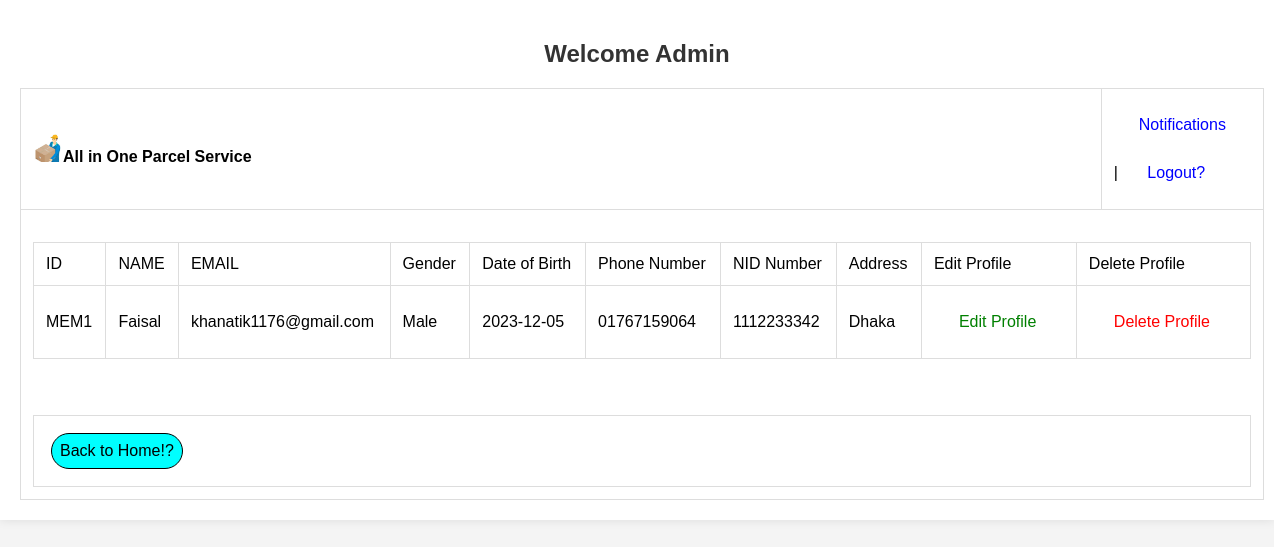
/view/AdminPanel/viewUserPanel.php (signed in), run on the app's committed database.
### tables this page shows
CREATE TABLE `usermanagement` (
  `UserID` varchar(30) NOT NULL,
  `UserName` varchar(30) NOT NULL,
  `UserEmail` varchar(30) NOT NULL,
  `UserGender` varchar(30) NOT NULL,
  `UserDateofBirth` varchar(30) NOT NULL,
  `UserPhoneNumber` varchar(30) NOT NULL,
  `UserNIDNumber` varchar(30) NOT NULL,
  `UserAddress` varchar(30) NOT NULL,
  `UserPassword` varchar(30) NOT NULL,
  `paymentMethod` varchar(30) NOT NULL,
  `Role` varchar(30) NOT NULL
);

### model/UserModel.php (called while the page is built, shortened)
<?php
function getAllUsers()
{
    $con = getConnection();
    $sql = "select * from usermanagement where Role='Member'";
    $result = mysqli_query($con, $sql);
    $username = [];
    while ($row = mysqli_fetch_array($result)) {
        array_push($username, $row);
    }
    return $username;
}
?>

### view/AdminPanel/viewUserPanel.php (the view, shortened to what this page needs)
<?php
$users = getAllUsers();
?>
<!DOCTYPE html>
<html lang="en">
<head>
    <link rel="stylesheet" href="../../asset/css/ViewUserAdminStyl.css">
</head>
<body>
    <form action="">
        <h2 align="center">Welcome
            <?php echo $_SESSION['Username'] ?>
        </h2>
        <table border="1" cellspacing="0" width="100%" cellpadding="10" height="400px">
            <tr>
                <td><img src="../asset/clogo.png" alt="" height="30px"><b>All in One Parcel Service</td>
                <td align="right" colspan="2">
                    <a href="#">Notifications</a> |
                    <a href="../controller/logoutChecker.php">Logout?</a>
                </td>
            </tr>
            <tr>
                <td width="1250px" colspan="2">
                    <table border="1" cellspacing="0" align="center" width="1200px" cellpadding="10">
                        <td align="center">ID</td>
                        <td align="center">NAME</td>
                        <td align="center">EMAIL</td>
                        <td align="center">Gender</td>
                        <td align="center">Date of Birth</td>
                        <td align="center">Phone Number</td>
                        <td align="center">NID Number</td>
                        <td align="center">Address</td>
                        <td align="center">Edit Profile</td>
                        <td align="center">Delete Profile</td>
                        <?php for ($i = 0; $i < count($users); $i++) { ?>
                            <tr>
                                <td align="center">
                                    <?= $users[$i]['UserID'] ?>
                                </td>
                                <td align="center">
                                    <?= $users[$i]['UserName'] ?>
                                </td>
                                <td align="center">
                                    <?= $users[$i]['UserEmail'] ?>
                                </td>
                                <td align="center">
                                    <?= $users[$i]['UserGender'] ?>
                                </td>
                                <td align="center">
                                    <?= $users[$i]['UserDateofBirth'] ?>
                                </td>
                                <td align="center">
                                    <?= $users[$i]['UserPhoneNumber'] ?>
                                </td>
                                <td align="center">
                                    <?= $users[$i]['UserNIDNumber'] ?>
                                </td>
                                <td align="center">
                                    <?= $users[$i]['UserAddress'] ?>
                                </td>
                                <td>
                                    <a href="#" style="color: Green;">
                                        Edit Profile
                                    </a>
                                </td>
                                <td>
                                <a href="#" style="color: red;">
                                    Delete Profile
                                </a>
                                </td>
                            </tr>
                        <?php } ?>
                </td>
            </tr>
        </table>
        <br><br>
        <table align="center" border="0" cellspacing="0" cellpadding="5">
            <tr>
                <td align="center">
                    <a href="../admindashboard.php" style="text-decoration: none;
                    border: 1px solid black; padding:8px; border-radius:20px;
                    background-color: aqua; color: black;">Back to Home!?</a>
                </td>
            </tr>
        </table>
    </form>
</body>
</html>

### asset/css/ViewUserAdminStyl.css (style rules this page uses)
body { font-family: 'Arial', sans-serif; background-color: #f4f4f4; margin: 0; padding: 0; }
form { margin: 0 auto; padding: 20px; background-color: #fff; box-shadow: 0 0 10px rgba(0, 0, 0, 0.1); }
h2 { color: #333; text-align: center; }
table { width: 100%; border-collapse: collapse; margin-top: 20px; }
td, th { border: 1px solid #ddd; padding: 12px; text-align: left; }
a { text-decoration: none; padding: 6px 12px; border-radius: 4px; }
a:link { color: blue; }
a { text-decoration: none; padding: 10px 20px; border-radius: 4px; display: inline-block; margin: 5px; transition: background-color 0.3s; }

### data on the page
usermanagement: UserID "MEM1", UserName "Faisal", UserEmail "khanatik1176@gmail.com", UserGender "Male", UserDateofBirth "2023-12-05", UserPhoneNumber "01767159064", UserNIDNumber "1112233342", UserAddress "Dhaka"

### other printed values
$_SESSION['Username'] "Admin"
